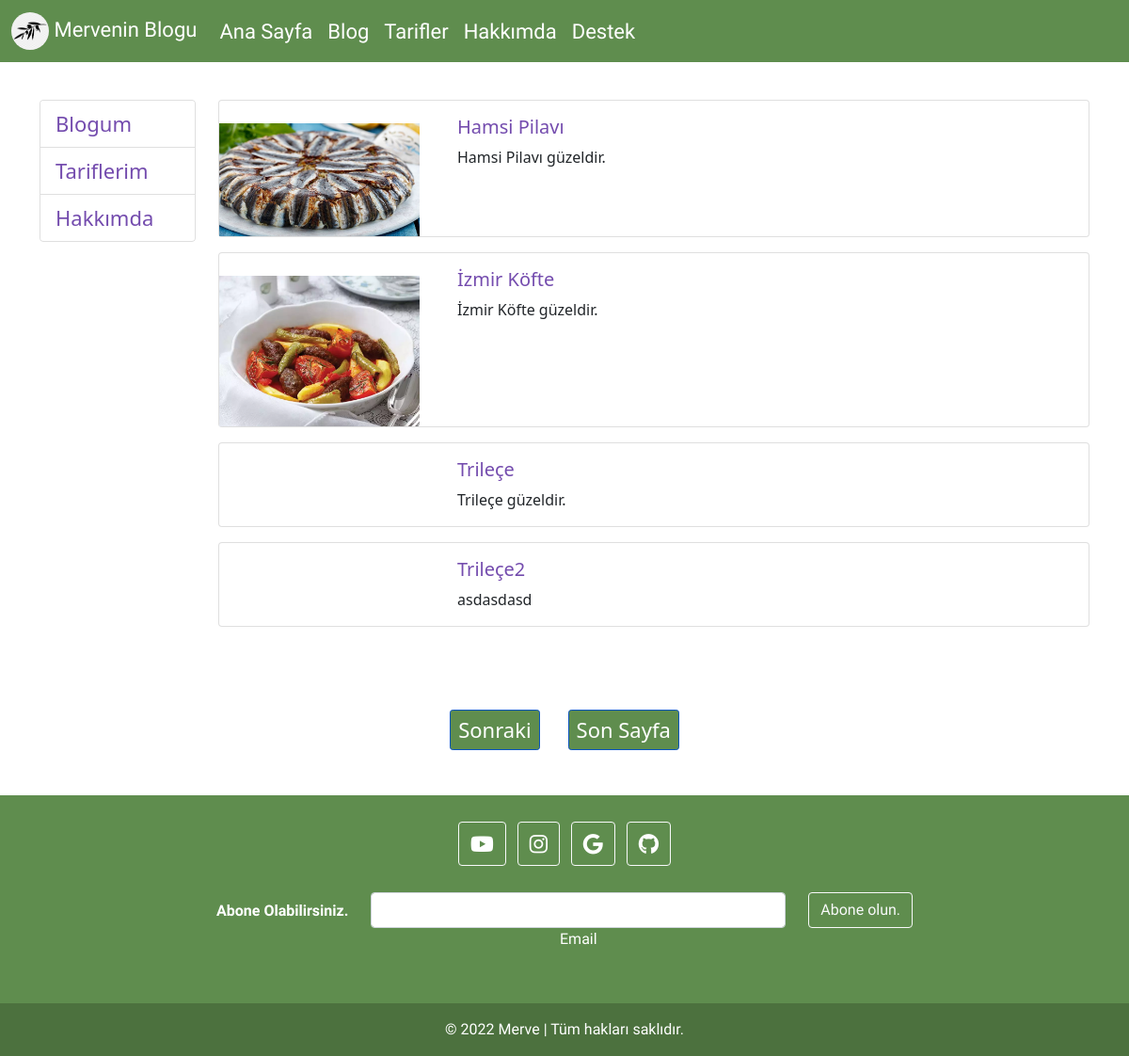
Screenshot of /blogs with the database file from the repository.
### blog/models.py (models this page shows, shortened)
class BlogEntry(models.Model):
    title = models.CharField(max_length=200)
    image = models.ImageField(upload_to='blogs')
    description = models.TextField()
    entry = models.TextField()
    video = models.URLField(null=True)
    slug = models.SlugField(null=True, blank=True, unique=True, db_index=True)
    isActive = models.BooleanField()
    isHome = models.BooleanField()

### blog/views.py (the view)
# urls.py: path("blogs", views.blogs, name='blogs'),
def blogs(request):
    blog=BlogEntry.objects.all()
    p=Paginator(blog,4)
    page=request.GET.get('page')
    contexts=p.get_page(page)
    return render(request, "blog/blogs.html", {
        "blogs":blog,
        "contexts":contexts,
    })

### blog/templates/blog/blogs.html (shortened to what this page needs)
{% extends 'base.html' %}
{% load static %}
{% block css_files %}
<link rel="stylesheet" href="{% static 'blog/css/style.css'%}">
{% endblock css_files %}
{% block Content %}
<br>
<div class="container mt-3">
    <div class="row">
        <div class="col-2">
            {% include 'partials/_categories.html' %}
        </div>
        <div class="col-10">
            {% for blog in contexts.object_list %}
            {% if blog.isActive %}
            {% include 'blog/partials/_blogs.html' %}
            {% endif %}
            {% endfor %}
        </div>
    </div>
</div>
<br>
<br>
<br>
<div id="flexi">
            {% include 'partials/_pagination.html' %}
</div>
<br>
<br>
{% endblock Content %}

### blog/templates/blog/partials/_blogs.html
{% load static %}
<div class="card mb-3">
    <div class="row">
        <div class="col-md-3">
            <img class ="img-fluid mt-4" src="{{blog.image.url}}" alt="">
        </div>
        <div class="col-md-9">
            <div class="card-body">
                <a href="{% url 'blog_details' blog.id %}">
                    <h5 class="card-title">{{blog.title}}</h5>
                </a>
                <p class="card-text">
                    {{blog.description}}
                </p>
            </div>
        </div>
    </div>
</div>

### static/css/base.css (style rules this page uses)
* { margin: 0; padding: 0; box-sizing: border-box; }
a { text-decoration: none !important; font-size: 22px!important; color: rgb(116, 76, 174) !important; font-family: 'Segoe UI', Tahoma, Geneva, Verdana, sans-serif !important; }
#flexi { color: #fff !important; display: flex !important; justify-content: center !important; gap: 30px; }

### rows the page displays
BlogEntry: image (picture), title "Hamsi Pilavı", description "Hamsi Pilavı güzeldir."
BlogEntry: image (picture), title "İzmir Köfte", description "İzmir Köfte güzeldir."
BlogEntry: title "Trileçe", description "Trileçe güzeldir."
BlogEntry: title "Trileçe2", description "asdasdasd"
